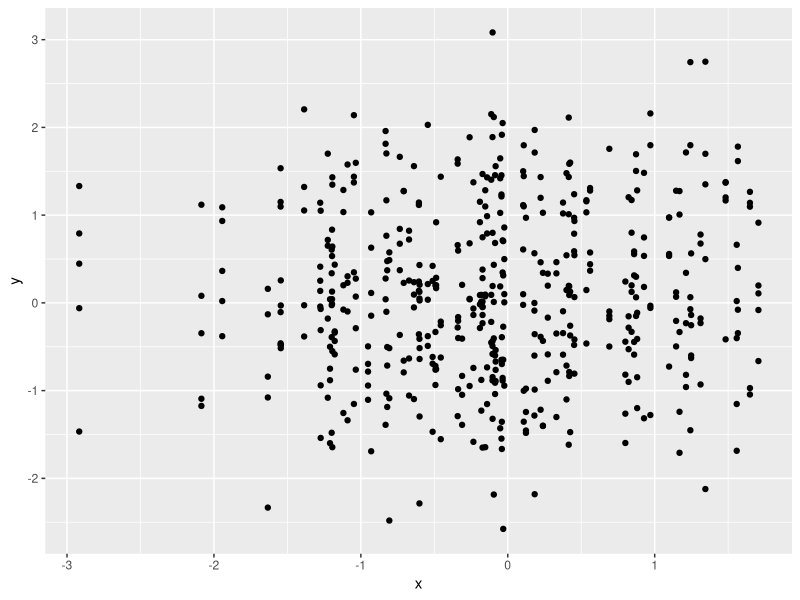

Recreate this plot in R.
## ---- chunk 1
install.packages("ggplot2")
library(ggplot2)
## ---- chunk 2
df_shufol <- data.frame(x = rnorm(100), y = rnorm(500))

ggplot(df_shufol, aes(x = x, y = y)) +
  geom_point()
## ---- chunk 3
a <- 2
b <- 3
a +b
